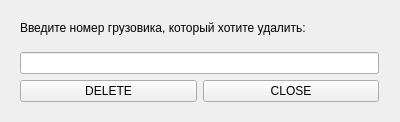
<?xml version="1.0" encoding="UTF-8"?>
<ui version="4.0">
 <class>delete_truck</class>
 <widget class="QWidget" name="delete_truck">
  <property name="geometry">
   <rect>
    <x>0</x>
    <y>0</y>
    <width>400</width>
    <height>122</height>
   </rect>
  </property>
  <property name="windowTitle">
   <string>Form</string>
  </property>
  <widget class="QWidget" name="layoutWidget">
   <property name="geometry">
    <rect>
     <x>20</x>
     <y>10</y>
     <width>359</width>
     <height>92</height>
    </rect>
   </property>
   <layout class="QVBoxLayout" name="verticalLayout">
    <item>
     <widget class="QLabel" name="label">
      <property name="text">
       <string>Введите номер грузовика, который хотите удалить:</string>
      </property>
     </widget>
    </item>
    <item>
     <widget class="QLineEdit" name="delete_edit"/>
    </item>
    <item>
     <layout class="QHBoxLayout" name="horizontalLayout">
      <item>
       <widget class="QPushButton" name="deletebuttom">
        <property name="text">
         <string>DELETE</string>
        </property>
       </widget>
      </item>
      <item>
       <widget class="QPushButton" name="closebuttom">
        <property name="text">
         <string>CLOSE</string>
        </property>
       </widget>
      </item>
     </layout>
    </item>
   </layout>
  </widget>
 </widget>
 <resources/>
 <connections/>
</ui>
